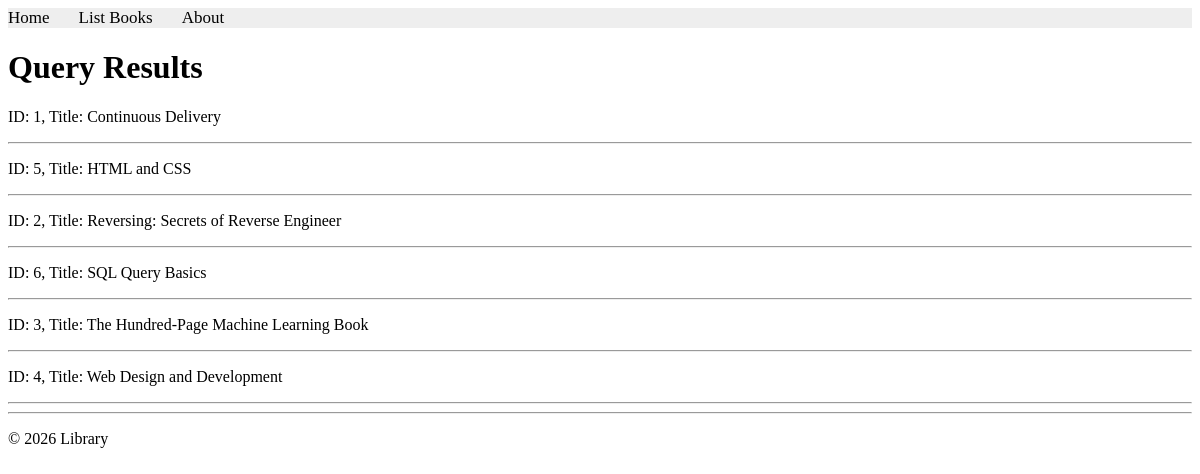
The app's page /books/lab8/task4 with its own data.
### apps/bookmodule/models.py (models this page shows)
class Book(models.Model):
    title = models.CharField(max_length=50)
    author = models.CharField(max_length=50)
    price = models.FloatField(default=0.0)
    edition = models.SmallIntegerField(default=1)

### apps/bookmodule/views.py (the view)
# urls.py: path("lab8/task4", views.lab8_task4, name="books.lab8_task4"),
def lab8_task4(request):
    books = Book.objects.order_by("title")
    return render(request, "bookmodule/query_results.html", {"books": books})

### apps/templates/bookmodule/query_results.html (shortened to what this page needs)
{% extends "layouts/base.html" %}
{% block content %}
  <h1>Query Results</h1>
  {% for book in books %}
    <p>ID: {{ book.id }}, Title: {{ book.title }}</p>
    <hr>
  {% empty %}
    <p>No books found.</p>
  {% endfor %}
{% endblock content %}

### apps/templates/layouts/base.html (shortened to what this page needs)
{% load static %}
<!DOCTYPE html>
<html lang="en">
<head>
  <link rel="stylesheet" href="{% static 'styles.css' %}">
  <link rel="stylesheet" href="https://cdnjs.cloudflare.com/ajax/libs/font-awesome/4.7.0/css/font-awesome.min.css">
</head>
<body>
  {% include "includes/header.html" %}
  {% block content %}{% endblock content %}
  {% include "includes/footer.html" %}
</body>
</html>

### apps/templates/includes/header.html
{% with request.resolver_match.url_name as url_name %}
<div class="topnav">
  <a class="{% if url_name == 'books.index' %}active{% endif %}"
     href="{% url 'books.index' %}">Home</a>
  <a class="{% if url_name == 'books.list_books' %}active{% endif %}"
     href="{% url 'books.list_books' %}">List Books</a>
  <a class="{% if url_name == 'books.aboutus' %}active{% endif %}"
     href="{% url 'books.aboutus' %}">About</a>
</div>
{% endwith %}

### apps/templates/includes/footer.html
<footer>
  <hr>
  <p>&copy; {% now "Y" %} Library</p>
</footer>

### apps/static/styles.css (style rules this page uses)
.topnav { background-color: #eeeeee; width: 100%; }
.topnav a { color: #000000; text-align: center; margin-right: 25px; text-decoration: none; font-size: 17px; }

### records on screen
Book: id "1", title "Continuous Delivery"
Book: id "5", title "HTML and CSS"
Book: id "2", title "Reversing: Secrets of Reverse Engineer"
Book: id "6", title "SQL Query Basics"
Book: id "3", title "The Hundred-Page Machine Learning Book"
Book: id "4", title "Web Design and Development"
